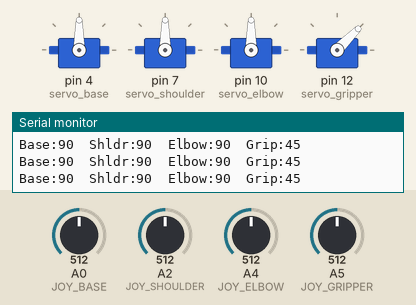
This sketch was run on a simulated Arduino Uno, built with avr-gcc and run on an emulated ATmega328P. Parts: 4 × servo, the last lines printed to the serial monitor. Inputs (shaded band) come from the test bench; at power-on: A0 (JOY_BASE) = 512, A2 (JOY_SHOULDER) = 512, A4 (JOY_ELBOW) = 512, A5 (JOY_GRIPPER) = 512.

Above: at 1.7 s.
1.8 s: A0 (JOY_BASE) set to 356
4.8 s: A0 (JOY_BASE) set to 332
At 5.29 s:
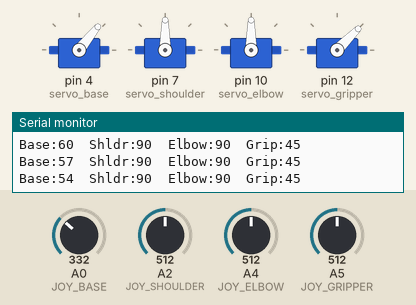
At 7.1 s:
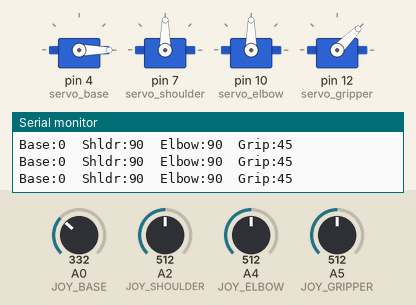
7.4 s: A2 (JOY_SHOULDER) set to 665
10.4 s: A2 (JOY_SHOULDER) set to 696
At 12.4 s:
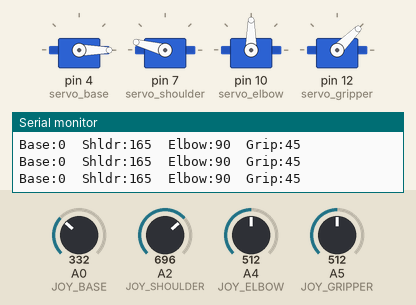
12.8 s: A4 (JOY_ELBOW) set to 663
15.8 s: A4 (JOY_ELBOW) set to 697
At 17.1 s:
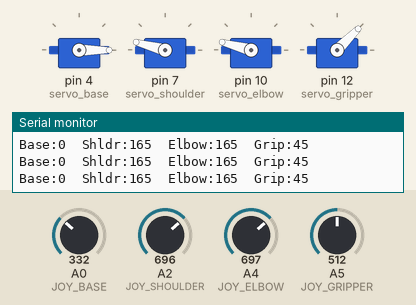
Timing chart, 0 to 18.8 s (numbered marks = the images above; inputs shaded):
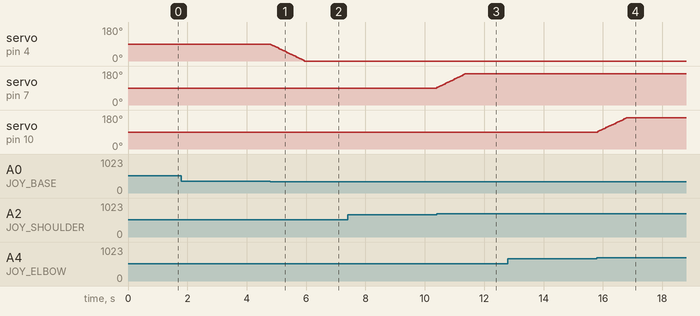

Measured:
- the behaviour switches between 340 and 339 on A0 (JOY_BASE) (found by bisection; images 0 and 1)
- the behaviour switches between 680 and 681 on A2 (JOY_SHOULDER) (found by bisection; images 2 and 3)
- the behaviour switches between 680 and 681 on A4 (JOY_ELBOW) (found by bisection; images 3 and 4)
- after the input at 4.8 s, servo on pin 4 (servo_base): moves from 90° to 0° over 1.1 s, starting at once
- after the input at 10.4 s, servo on pin 7 (servo_shoulder): moves from 90° to 165° over 0.95 s, starting at once
- after the input at 15.8 s, servo on pin 10 (servo_elbow): moves from 90° to 165° over 0.97 s, starting at once

The sketch:

robotic_arm_joystick.ino
```cpp
/*
 * ================================================================
 *  4-Axis Robotic Arm — Joystick Control
 *  Board  : Arduino Uno
 *  Input  : 4x Joysticks (analog, one axis each)
 *  Servos : 4x SG90 or MG90S
 * ================================================================
 *
 *  WIRING:
 *  -------
 *  Servo pins  (PWM digital):
 *    Base     → pin 4
 *    Shoulder → pin 7
 *    Elbow    → pin 10
 *    Gripper  → pin 12
 *
 *  Joystick analog pins:
 *    Base joy     → A0
 *    Shoulder joy → A2
 *    Elbow joy    → A4
 *    Gripper joy  → A5
 *
 *  POWER:
 *  ------
 *  - Arduino powered by 9V into the barrel jack (onboard regulator handles it)
 *  - Joystick VCC → Arduino 5V pin  (low current, fine)
 *  - Joystick GND → Arduino GND
 *  - Servos: DO NOT power from Arduino 5V pin.
 *    Use a separate 5V / 2A+ power supply for the servos.
 *    Connect that supply's GND to Arduino GND (shared ground).
 *
 *  HOW IT WORKS:
 *  -------------
 *  Each joystick reads 0–1023 from the ADC.
 *  - Center (no input)  ≈ 512
 *  - Push one way       → reads < 340  → servo moves –
 *  - Push other way     → reads > 680  → servo moves +
 *  - Dead zone 340–680  → servo holds position (no drift)
 *
 *  Each loop adds/subtracts degrees from the current angle.
 *  constrain() keeps all angles inside safe limits.
 *  delay(20) sets the loop speed to ~50 times per second.
 * ================================================================
 */

#include <Servo.h>

// ── Servo objects ─────────────────────────────────────────────
Servo servo_base;
Servo servo_shoulder;
Servo servo_elbow;
Servo servo_gripper;

// ── Current angle for each servo (starts at 90° = center) ────
int base_degree     = 90;
int shoulder_degree = 90;
int elbow_degree    = 90;
int gripper_degree  = 45;   // gripper starts slightly closed

// ── How many degrees to move per loop tick ───────────────────
// Increase this number = faster movement
// Decrease this number = slower, more precise movement
int move_speed = 3;   // degrees per tick (at 50 Hz = 150 deg/sec max)

// ── Joystick threshold values ────────────────────────────────
// ADC reads 0–1023. Center is ~512.
// Below LOW_THRESH  = joystick pushed one direction
// Above HIGH_THRESH = joystick pushed other direction
// Between them      = deadzone (arm holds still)
int LOW_THRESH  = 340;
int HIGH_THRESH = 680;

// ── Joystick analog input pins ────────────────────────────────
#define JOY_BASE      A0
#define JOY_SHOULDER  A2
#define JOY_ELBOW     A4
#define JOY_GRIPPER   A5

// ════════════════════════════════════════════════════════════
void setup() {
  Serial.begin(9600);

  // Attach each servo to its pin
  servo_base.attach(4);
  servo_shoulder.attach(7);
  servo_elbow.attach(10);
  servo_gripper.attach(12);

  // Write starting positions so servos don't snap randomly on power-up
  servo_base.write(base_degree);
  servo_shoulder.write(shoulder_degree);
  servo_elbow.write(elbow_degree);
  servo_gripper.write(gripper_degree);

  Serial.println("Robotic Arm Ready.");
  delay(500); // brief pause after startup
}

// ════════════════════════════════════════════════════════════
void loop() {

  // ── Read all 4 joysticks ────────────────────────────────
  int joy_base     = analogRead(JOY_BASE);
  int joy_shoulder = analogRead(JOY_SHOULDER);
  int joy_elbow    = analogRead(JOY_ELBOW);
  int joy_gripper  = analogRead(JOY_GRIPPER);

  // ── BASE servo ───────────────────────────────────────────
  // Full rotation: 0° to 180°
  if (joy_base < LOW_THRESH) {
    base_degree -= move_speed;   // push left  → rotate left
  }
  else if (joy_base > HIGH_THRESH) {
    base_degree += move_speed;   // push right → rotate right
  }
  base_degree = constrain(base_degree, 0, 180);
  servo_base.write(base_degree);

  // ── SHOULDER servo ───────────────────────────────────────
  // Limited range: 15° to 165° (keeps away from hard stops)
  if (joy_shoulder < LOW_THRESH) {
    shoulder_degree -= move_speed;
  }
  else if (joy_shoulder > HIGH_THRESH) {
    shoulder_degree += move_speed;
  }
  shoulder_degree = constrain(shoulder_degree, 15, 165);
  servo_shoulder.write(shoulder_degree);

  // ── ELBOW servo ─────────────────────────────────────────
  // Limited range: 15° to 165°
  if (joy_elbow < LOW_THRESH) {
    elbow_degree -= move_speed;
  }
  else if (joy_elbow > HIGH_THRESH) {
    elbow_degree += move_speed;
  }
  elbow_degree = constrain(elbow_degree, 15, 165);
  servo_elbow.write(elbow_degree);

  // ── GRIPPER servo ────────────────────────────────────────
  // Small range: 10° (open) to 90° (closed)
  if (joy_gripper < LOW_THRESH) {
    gripper_degree -= move_speed;
  }
  else if (joy_gripper > HIGH_THRESH) {
    gripper_degree += move_speed;
  }
  gripper_degree = constrain(gripper_degree, 10, 90);
  servo_gripper.write(gripper_degree);

  // ── Print angles to Serial Monitor (for debugging) ──────
  Serial.print("Base:");     Serial.print(base_degree);
  Serial.print("  Shldr:");  Serial.print(shoulder_degree);
  Serial.print("  Elbow:");  Serial.print(elbow_degree);
  Serial.print("  Grip:");   Serial.println(gripper_degree);

  // ── Loop speed: 20ms = 50 loops per second ───────────────
  delay(20);
}
```
